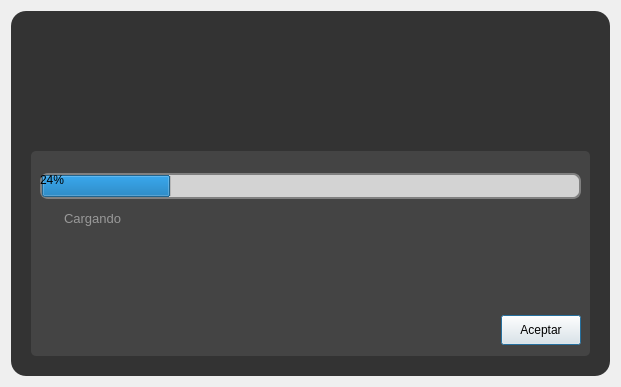
<?xml version="1.0" encoding="UTF-8"?>
<ui version="4.0">
 <class>DialogLoanding</class>
 <widget class="QDialog" name="DialogLoanding">
  <property name="enabled">
   <bool>true</bool>
  </property>
  <property name="geometry">
   <rect>
    <x>0</x>
    <y>0</y>
    <width>621</width>
    <height>387</height>
   </rect>
  </property>
  <property name="sizePolicy">
   <sizepolicy hsizetype="MinimumExpanding" vsizetype="MinimumExpanding">
    <horstretch>0</horstretch>
    <verstretch>0</verstretch>
   </sizepolicy>
  </property>
  <property name="windowTitle">
   <string>Dialog</string>
  </property>
  <property name="styleSheet">
   <string notr="true">/*Colores primarios*/
/* 
gris oscuro		#222222		#333333		#444444
gris claro 		#999999		#DDDDDD
verde claro						#C8CC8E
vinotinto  						#742427
*/
/*Colores secundarios */
/* 
Azules  		#36C9C6		#00BDB9	#77ACA2
rojos		 	#910D3F		#C70039		#F94646
naranjas 		#D34E24		#F28123		#F7F052
*/

/* Funetes/*

/*
italic:				font: italic 9pt &quot;Ubuntu&quot;;
regular:			font: 9pt &quot;Ubuntu&quot;;
light:				font: 300 9pt &quot;Ubuntu&quot;;
medium:			font: 500 9pt &quot;Ubuntu&quot;;
bold:				font: 700 9pt &quot;Ubuntu&quot;;
*/

/****************************************************************************************************************************************************/



QFrame#frame_dialog{
	background-color: #333333;
	border-radius:15px;
}

QFrame#frame_content{
	background-color: #444444;
	border-radius:5px;
}


QLabel#label_text{
	font: 300 10pt &quot;Ubuntu&quot;;
	color: #DDDDDD;
margin-left: 10px;
}
QTextBrowser#textBrowser_description{
	background-color: transparent;
	font: 300 10pt &quot;Ubuntu&quot;;
	color: #999999;
	margin-left: 20px;
	border: none;
}



QToolButton#toolButton_exit{
background-color: transparent;
}

QPushButton[style_msn_button=&quot;1&quot;]{
font: 500 9pt &quot;Ubuntu&quot;;
}




/*◘◘◘◘◘◘◘◘◘◘◘◘◘◘◘◘◘◘           QPushButton           ◘◘◘◘◘◘◘◘◘◘◘◘◘◘◘◘◘◘◘◘◘◘◘*/




QPushButton[QPushButtonStyle=&quot;1&quot;]{
font: 500 10pt &quot;Ubuntu&quot;;
color: #222222;
background-color: #77ACA2;
border: none;
padding: 6px 25px;
border-radius: 8px ;
}
QPushButton[QPushButtonStyle=&quot;1&quot;]:hover{
background-color: #36C9C6;
}



/*****************************************/
QPushButton[QPushButtonStyle=&quot;2&quot;]{
font: 500 10pt &quot;Ubuntu&quot;;
color: #DDDDDD;
background-color: #910D3F;
border: none;
padding: 6px 5px;
border-radius: 8px ;
}
QPushButton[QPushButtonStyle=&quot;2&quot;]:hover{
background-color: #C70039;
}



/*****************************************/
QPushButton[QPushButtonStyle=&quot;3&quot;]{
font: 500 10pt &quot;Ubuntu&quot;;
color: #222222;
background-color: #999999;
border: none;
padding: 6px 5px;
border-radius: 8px ;
}
QPushButton[QPushButtonStyle=&quot;3&quot;]:hover{
background-color: #DDDDDD;
}



QProgressBar#progressBar_loanding{
border: none;
border-radius: 8px ;
    border: 2px solid grey;
    
    background: lightgrey;
}


QProgressBar#progressBar_loanding::chunk {

    width: 10px; /* Tamaño del chunk (barra de progreso) */
}

</string>
  </property>
  <layout class="QHBoxLayout" name="horizontalLayout">
   <item>
    <widget class="QFrame" name="frame_dialog">
     <property name="sizePolicy">
      <sizepolicy hsizetype="MinimumExpanding" vsizetype="MinimumExpanding">
       <horstretch>0</horstretch>
       <verstretch>0</verstretch>
      </sizepolicy>
     </property>
     <property name="frameShape">
      <enum>QFrame::StyledPanel</enum>
     </property>
     <property name="frameShadow">
      <enum>QFrame::Raised</enum>
     </property>
     <layout class="QVBoxLayout" name="verticalLayout_2">
      <property name="spacing">
       <number>0</number>
      </property>
      <property name="leftMargin">
       <number>20</number>
      </property>
      <property name="topMargin">
       <number>20</number>
      </property>
      <property name="rightMargin">
       <number>20</number>
      </property>
      <property name="bottomMargin">
       <number>20</number>
      </property>
      <item>
       <layout class="QHBoxLayout" name="horizontalLayout_4"/>
      </item>
      <item>
       <layout class="QHBoxLayout" name="horizontalLayout_3">
        <property name="bottomMargin">
         <number>20</number>
        </property>
        <item>
         <spacer name="horizontalSpacer_2">
          <property name="orientation">
           <enum>Qt::Horizontal</enum>
          </property>
          <property name="sizeHint" stdset="0">
           <size>
            <width>40</width>
            <height>20</height>
           </size>
          </property>
         </spacer>
        </item>
        <item>
         <widget class="QLabel" name="label_icon">
          <property name="sizePolicy">
           <sizepolicy hsizetype="Fixed" vsizetype="Fixed">
            <horstretch>0</horstretch>
            <verstretch>0</verstretch>
           </sizepolicy>
          </property>
          <property name="minimumSize">
           <size>
            <width>0</width>
            <height>100</height>
           </size>
          </property>
          <property name="maximumSize">
           <size>
            <width>100</width>
            <height>100</height>
           </size>
          </property>
          <property name="text">
           <string/>
          </property>
          <property name="pixmap">
           <pixmap>../recursos/iconos/iconos_msg/question.svg</pixmap>
          </property>
          <property name="scaledContents">
           <bool>true</bool>
          </property>
         </widget>
        </item>
        <item>
         <spacer name="horizontalSpacer_3">
          <property name="orientation">
           <enum>Qt::Horizontal</enum>
          </property>
          <property name="sizeHint" stdset="0">
           <size>
            <width>40</width>
            <height>20</height>
           </size>
          </property>
         </spacer>
        </item>
       </layout>
      </item>
      <item>
       <widget class="QFrame" name="frame_content">
        <property name="sizePolicy">
         <sizepolicy hsizetype="MinimumExpanding" vsizetype="MinimumExpanding">
          <horstretch>0</horstretch>
          <verstretch>0</verstretch>
         </sizepolicy>
        </property>
        <property name="minimumSize">
         <size>
          <width>0</width>
          <height>0</height>
         </size>
        </property>
        <property name="maximumSize">
         <size>
          <width>16777215</width>
          <height>16777215</height>
         </size>
        </property>
        <property name="frameShape">
         <enum>QFrame::StyledPanel</enum>
        </property>
        <property name="frameShadow">
         <enum>QFrame::Raised</enum>
        </property>
        <layout class="QVBoxLayout" name="verticalLayout">
         <property name="topMargin">
          <number>20</number>
         </property>
         <item>
          <widget class="QProgressBar" name="progressBar_loanding">
           <property name="value">
            <number>24</number>
           </property>
          </widget>
         </item>
         <item>
          <widget class="QTextBrowser" name="textBrowser_description">
           <property name="sizePolicy">
            <sizepolicy hsizetype="MinimumExpanding" vsizetype="MinimumExpanding">
             <horstretch>0</horstretch>
             <verstretch>0</verstretch>
            </sizepolicy>
           </property>
           <property name="maximumSize">
            <size>
             <width>16777215</width>
             <height>100</height>
            </size>
           </property>
           <property name="html">
            <string>&lt;!DOCTYPE HTML PUBLIC &quot;-//W3C//DTD HTML 4.0//EN&quot; &quot;http://www.w3.org/TR/REC-html40/strict.dtd&quot;&gt;
&lt;html&gt;&lt;head&gt;&lt;meta name=&quot;qrichtext&quot; content=&quot;1&quot; /&gt;&lt;meta charset=&quot;utf-8&quot; /&gt;&lt;style type=&quot;text/css&quot;&gt;
p, li { white-space: pre-wrap; }
hr { height: 1px; border-width: 0; }
li.unchecked::marker { content: &quot;\2610&quot;; }
li.checked::marker { content: &quot;\2612&quot;; }
&lt;/style&gt;&lt;/head&gt;&lt;body style=&quot; font-family:'Ubuntu'; font-size:10pt; font-weight:300; font-style:normal;&quot;&gt;
&lt;p style=&quot; margin-top:0px; margin-bottom:0px; margin-left:0px; margin-right:0px; -qt-block-indent:0; text-indent:0px;&quot;&gt;Cargando&lt;/p&gt;&lt;/body&gt;&lt;/html&gt;</string>
           </property>
          </widget>
         </item>
         <item>
          <layout class="QHBoxLayout" name="horizontalLayout_2">
           <property name="sizeConstraint">
            <enum>QLayout::SetMinAndMaxSize</enum>
           </property>
           <item>
            <spacer name="horizontalSpacer">
             <property name="orientation">
              <enum>Qt::Horizontal</enum>
             </property>
             <property name="sizeHint" stdset="0">
              <size>
               <width>40</width>
               <height>20</height>
              </size>
             </property>
            </spacer>
           </item>
           <item>
            <widget class="QPushButton" name="pushButton_accept">
             <property name="sizePolicy">
              <sizepolicy hsizetype="Minimum" vsizetype="Fixed">
               <horstretch>0</horstretch>
               <verstretch>0</verstretch>
              </sizepolicy>
             </property>
             <property name="minimumSize">
              <size>
               <width>0</width>
               <height>30</height>
              </size>
             </property>
             <property name="maximumSize">
              <size>
               <width>120</width>
               <height>30</height>
              </size>
             </property>
             <property name="text">
              <string>Aceptar</string>
             </property>
             <property name="style_msn_button" stdset="0">
              <number>1</number>
             </property>
             <property name="QPushButtonStyle" stdset="0">
              <number>1</number>
             </property>
            </widget>
           </item>
          </layout>
         </item>
        </layout>
       </widget>
      </item>
     </layout>
    </widget>
   </item>
  </layout>
 </widget>
 <resources/>
 <connections/>
</ui>
